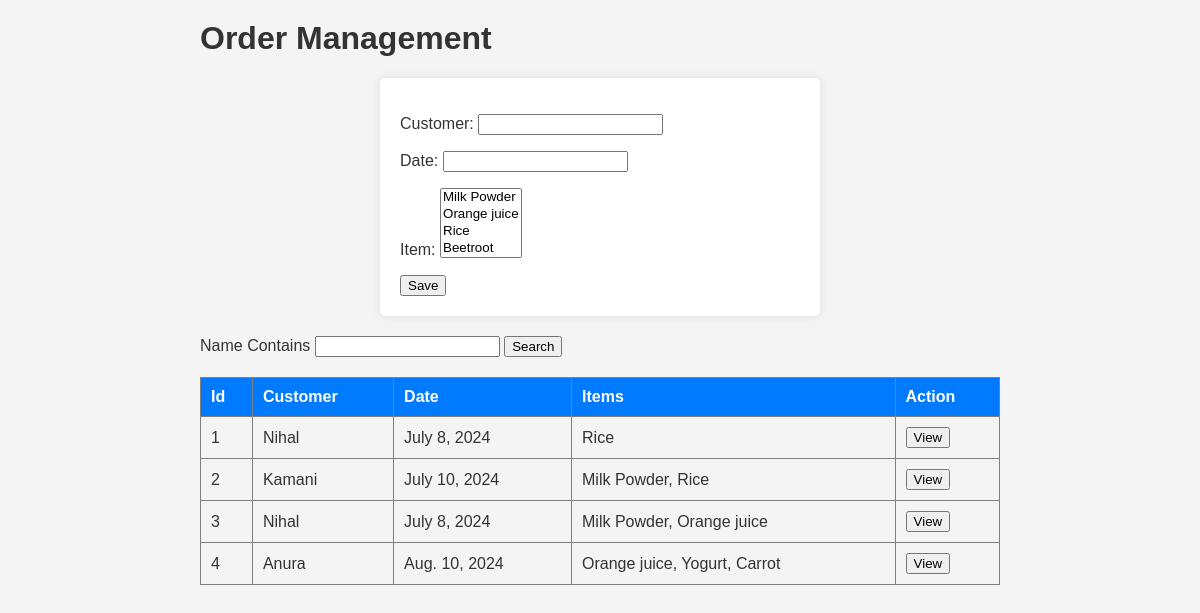
The page /app/order/ on the database its author committed.
### app/models.py (models this page shows, shortened)
class Order (models.Model):
    customer = models.CharField(max_length = 20)
    date = models.DateField()
    item = models.ManyToManyField(Item)

class Item (models.Model):
    name = models.CharField(max_length= 20)
    price = models.DecimalField(max_digits = 8, decimal_places = 2)
    image = models.ImageField(upload_to = 'items')
    category = models.ForeignKey(Category, on_delete = models.CASCADE)
    unit = models.ForeignKey(unit, on_delete = models.CASCADE )
    def __str__(self):
        return self.name

### app/views.py (the view)
# urls.py: path('order/',views.order_view),
def order_view(request):
    orders = Order.objects.all()
    if request.method =='POST':
        form = OrderForm(request.POST)
        if form.is_valid():
            form.save()
    else:
        form = OrderForm()
    context = {'form':form, 'ordrs':orders}
    return render(request, 'order.html', context)

### app/forms.py
class OrderForm(forms.ModelForm):
    class  Meta:
        model = Order
        fields = '__all__'

### app/templates/order.html (shortened to what this page needs)
<html>
    <h1>Order Management</h1>
    <head>
    </head>
    <body>
    <form method="POST">
        {{form.as_p}}
        <input type="submit" value="Save">
</form>
<label>Name Contains</label>
<input>
<button>Search</button>
<table border="1">
    <tr>
        <th>Id</th>
        <th>Customer</th>
        <th>Date</th>
        <th>Items</th>
        <th>Action</th>
    </tr>
    {% for Order in ordrs %}
    <tr>
        <td>{{Order.id}}</td>
        <td>{{Order.customer}}</td>
        <td>{{Order.date}}</td>
        <td>{{Order.item.all|join:", "}}</td>
        <td><button>View</button></td>
    </tr>
    {% endfor %}
</table>
    </body>
</html>

### app/templates/order.html (style rules this page uses)
body { font-family: Arial, sans-serif; margin: 20px; max-width: 800px; margin: 0 auto; padding: 20px; background-color: #f4f4f4; color: #333; }
form { background-color: #fff; padding: 20px; border-radius: 5px; box-shadow: 0 0 10px rgba(0, 0, 0, 0.1); max-width: 400px; margin: 20px auto; }
table { width: 100%; border-collapse: collapse; margin: 20px 0; }
table th, table td { padding: 10px; text-align: left; }
table th { background-color: #007bff; color: white; }

### rows shown on the page
Order: id "1", customer "Nihal", date "July 8, 2024", item.all "Rice"
Order: id "2", customer "Kamani", date "July 10, 2024", item.all "Milk Powder, Rice"
Order: id "3", customer "Nihal", date "July 8, 2024", item.all "Milk Powder, Orange juice"
Order: id "4", customer "Anura", date "Aug. 10, 2024", item.all "Orange juice, Yogurt, Carrot"
